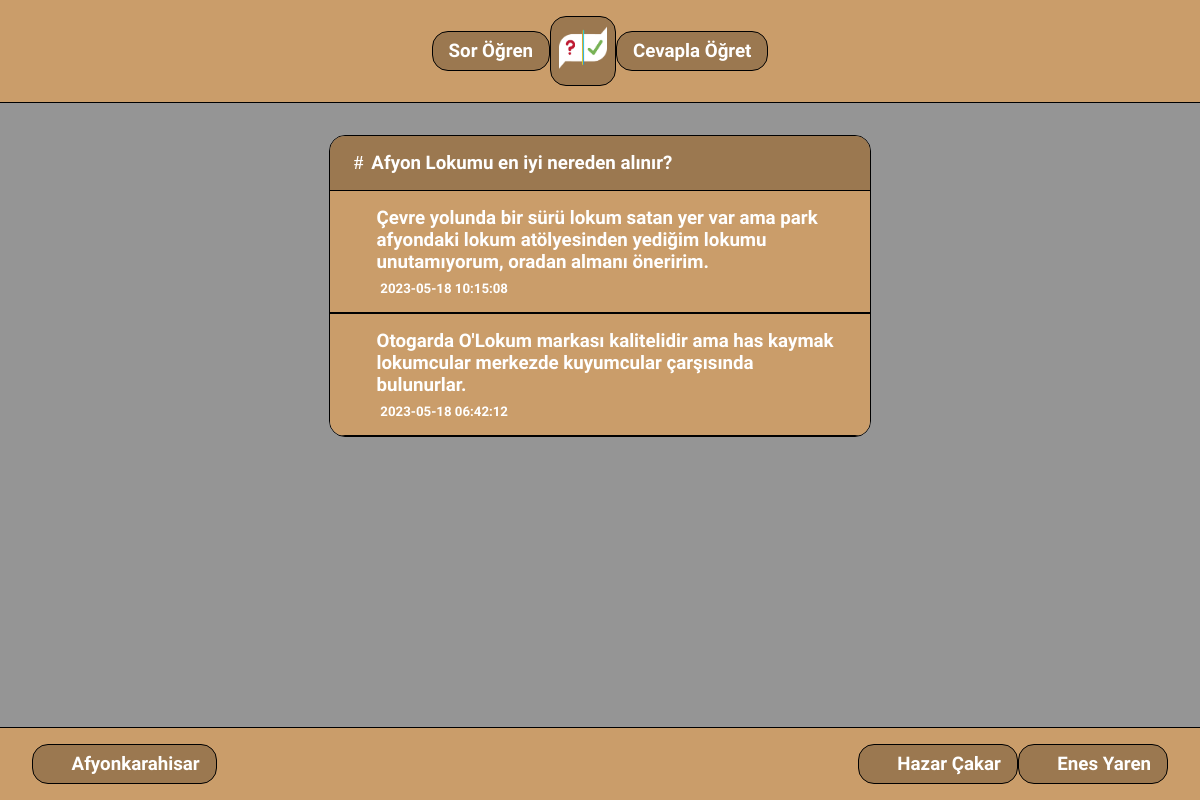
Screenshot of /lanswer.php?id=1 with the database file from the repository.
### tables this page shows
CREATE TABLE questions (
      id INTEGER PRIMARY KEY AUTOINCREMENT, 
      title TEXT, 
      question TEXT, 
      time DATETIME DEFAULT CURRENT_TIMESTAMP
    );

CREATE TABLE answers (
      id INTEGER PRIMARY KEY AUTOINCREMENT, 
      question_id INTEGER, 
      answer TEXT, 
      time DATETIME DEFAULT CURRENT_TIMESTAMP
    );

### lanswer.php (the view)
<?php
include 'functions.php';
$pdo = pdo_connect_sqlite();
$tablo = $pdo->prepare('SELECT title FROM questions WHERE id= ?');
$tablo->execute([ $_GET['id'] ]);
$question = $tablo->fetchAll(PDO::FETCH_ASSOC);
if (!empty($_GET)) {
$tablo = $pdo->prepare('SELECT * FROM answers WHERE question_id= ? ORDER BY time DESC');
$tablo->execute([ $_GET['id'] ]);
$answers = $tablo->fetchAll(PDO::FETCH_ASSOC);
}
?>
<?=template_header('Anasayfa')?>
<?php
    echo '<div class="message-box">';
        foreach ($question as $q) {
        echo '<div class="title"><h3><i class="fa-solid fa-hashtag"></i>' . $q['title'] . '</h3></div>';
        }
        foreach ($answers as $a) {
        echo '<div class="question"><h3><i class="fa-regular fa-message"></i>' . $a['answer'] . '</h3><h5><i class="fa-regular fa-calendar"></i>' . $a['time'] . '</h5></div>';
        }
    echo '</div>';
     ?>
<?=template_footer()?>

### assets/style.css (style rules this page uses)
* { margin: 0; padding: 0; font-family: "Carlito", sans-serif; }
.content { height: 100vh; background-color: #959595; }
.middle p, .middle .form-box .footer, .middle .form-box .answer, .middle .form-box .question, .middle .form-box .title, .msg1, .middle .form-box .msg, .middle .message-box .footer, .middle .message-box .answers, .middle .message-box .question, .middle .message-box .title { padding: 1rem; color: #ffffff; }
.middle .form-box .footer h3, .middle .form-box .answer h3, .middle .form-box .question h3, .middle .form-box .title h3, .msg1 h3, .middle .form-box .msg h3, .middle .message-box .footer h3, .middle .message-box .answers h3, .middle .message-box .question h3, .middle .message-box .title h3 { padding: 0 0.5rem; display: flex; align-items: baseline; }
.middle .form-box .footer h3 i, .middle .form-box .answer h3 i, .middle .form-box .question h3 i, .middle .form-box .title h3 i, .msg1 h3 i, .middle .form-box .msg h3 i, .middle .message-box .footer h3 i, .middle .message-box .answers h3 i, .middle .message-box .question h3 i, .middle .message-box .title h3 i { padding-right: 0.5rem; }
.middle .message-box .question h5 { padding: 0.5rem 1rem; padding-bottom: 0; display: flex; align-items: baseline; }
.middle .message-box .question h5 i { padding-right: 0.5rem; }
.middle .message-box .title { background-color: #9b7850; }
.middle .message-box .question { background-color: #ca9d6a; border-top: 1px solid #000000; border-bottom: 1px solid #000000; }
.middle .form-box, .middle .message-box { margin: 1rem; max-width: 30%; display: flex; flex-direction: column; justify-content: left; align-content: flex-start; border: 1px solid #000000; border-radius: 1rem; line-break: auto; overflow: hidden; }
@media (max-width: 1200px) { .middle .form-box, .middle .message-box { max-width: 45%; } }

### rows the page displays
questions: title "Afyon Lokumu en iyi nereden alınır?"
answers: answer "Çevre yolunda bir sürü lokum satan yer var ama park afyondaki lokum atölyesinden yediğim lokumu unutamıyorum, oradan almanı öneririm.", time "2023-05-18 10:15:08"
answers: answer "Otogarda O'Lokum markası kalitelidir ama has kaymak lokumcular merkezde kuyumcular çarşısında bulunurlar.", time "2023-05-18 06:42:12"
